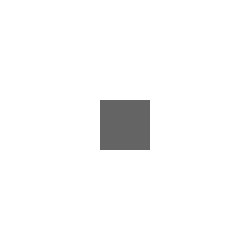
Frame 1 (no input)
Frame 60 (the mouse pressed at the canvas centre just before this capture): identical to frame 1, image omitted
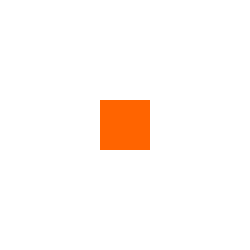
Frame 120 (the mouse held since frame 60 and released just before this capture)

The Processing sketch that drew these frames (run headless with seeded random() and noise(); from frame 60 on, the mouse is pressed at the canvas centre):

// Processing sketch: processing_125572
// ── processing_125572.pde

void setup()
{
  size(250, 250);
}
 
void draw()
{
    background(255);
    noStroke();
    
    if(mouseX > 100 && mouseX < 150 && mouseY > 100 && mouseY < 150 && mousePressed == true)
    {
        fill(255, 100, 0);
        rect(100, 100, 50, 50);
        }
    else
    {
        fill(100);
        rect(100, 100, 50, 50);
    }
}
